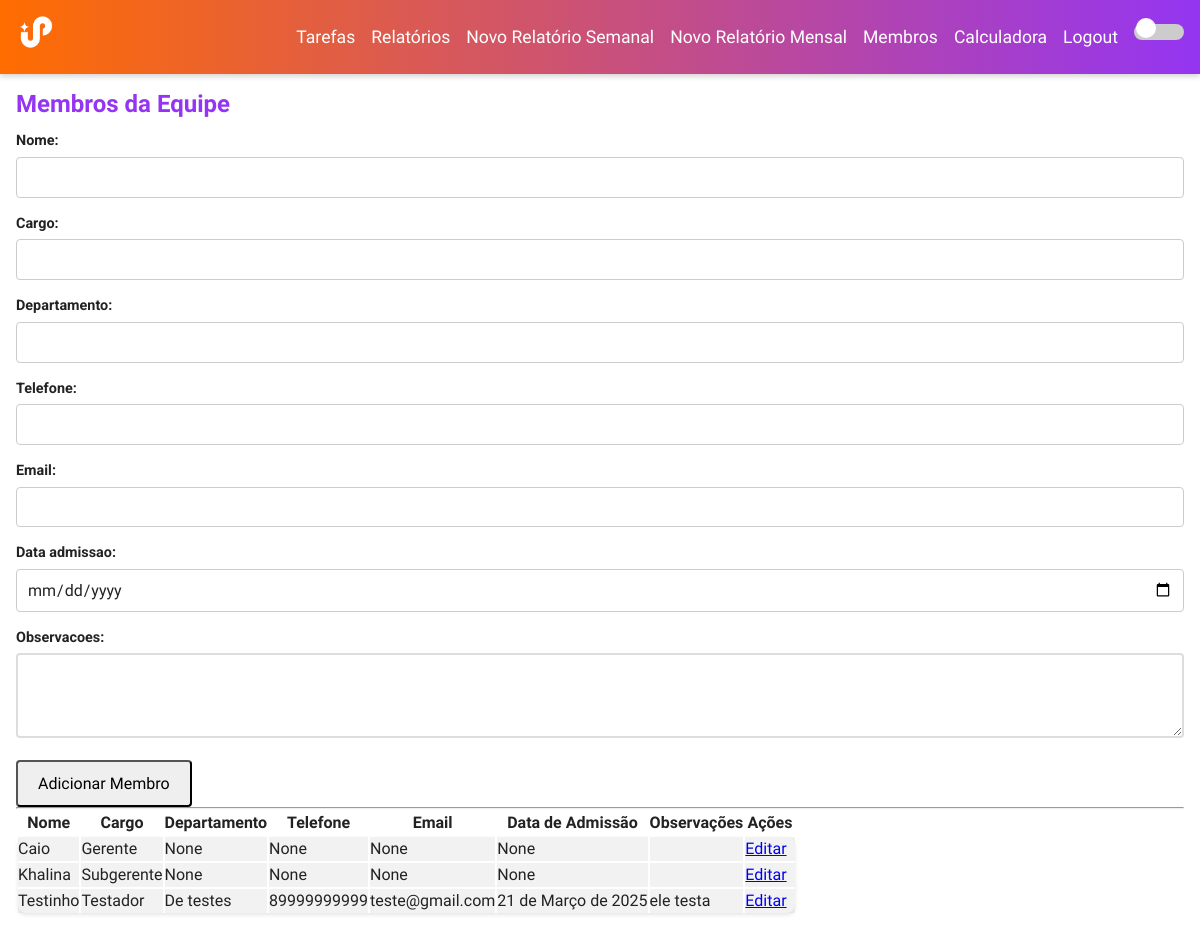
The page /team/membros/ (signed in) on the database as committed earlier.
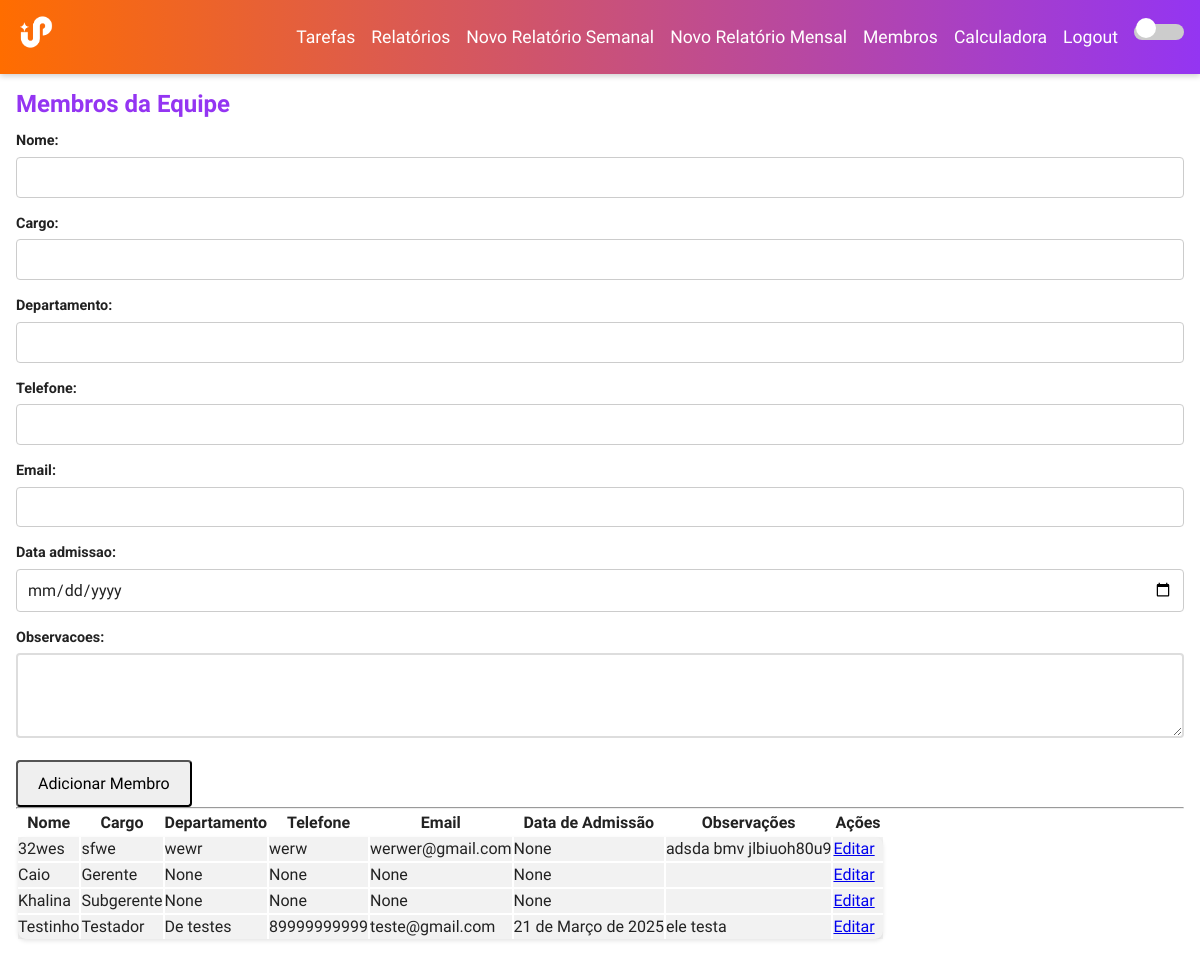
The same page on the database as committed later.
### team/models.py (models this page shows, shortened)
class TeamMember(models.Model):
    nome = models.CharField(max_length=100)
    cargo = models.CharField(max_length=100, blank=True, null=True)
    departamento = models.CharField(max_length=100, blank=True, null=True)
    telefone = models.CharField(max_length=20, blank=True, null=True)
    email = models.EmailField(blank=True, null=True)
    data_admissao = models.DateField(blank=True, null=True)
    observacoes = models.TextField(blank=True, null=True)

### team/views.py (the view)
# urls.py: path('membros/', views.membros_view, name='membros'),
@login_required(login_url='/users/login/')
def membros_view(request):
    if request.method == 'POST':
        form = TeamMemberForm(request.POST)
        if form.is_valid():
            form.save()
            return redirect('team:membros')
    else:
        form = TeamMemberForm()
    membros = TeamMember.objects.all().order_by('nome')
    return render(request, 'team/membros.html', {'form': form, 'membros': membros})

### team/forms.py
class TeamMemberForm(forms.ModelForm):
    class Meta:
        model = TeamMember
        fields = [
            'nome',
            'cargo',
            'departamento',
            'telefone',
            'email',
            'data_admissao',
            'observacoes',
        ]
        widgets = {
            'data_admissao': forms.DateInput(attrs={'type': 'date'}),
            'observacoes': forms.Textarea(attrs={'rows': 3}),
        }

### team/templates/team/membros.html (shortened to what this page needs)
{% extends "base.html" %}
{% block content %}
  <h2>Membros da Equipe</h2>
  <form method="post">
    <div class="form-group">
      {{ form.nome.label_tag }}
      {{ form.nome }}
    </div>
    <div class="form-group">
      {{ form.cargo.label_tag }}
      {{ form.cargo }}
    </div>
    <div class="form-group">
      {{ form.departamento.label_tag }}
      {{ form.departamento }}
    </div>
    <div class="form-group">
      {{ form.telefone.label_tag }}
      {{ form.telefone }}
    </div>
    <div class="form-group">
      {{ form.email.label_tag }}
      {{ form.email }}
    </div>
    <div class="form-group">
      {{ form.data_admissao.label_tag }}
      {{ form.data_admissao }}
    </div>
    <div class="form-group">
      {{ form.observacoes.label_tag }}
      {{ form.observacoes }}
    </div>
    <button type="submit">Adicionar Membro</button>
  </form>
  <hr>
  {% if membros %}
    <table>
      <thead>
        <tr>
          <th>Nome</th>
          <th>Cargo</th>
          <th>Departamento</th>
          <th>Telefone</th>
          <th>Email</th>
          <th>Data de Admissão</th>
          <th>Observações</th>
          <th>Ações</th>
        </tr>
      </thead>
      <tbody class="report-card">
        {% for membro in membros %}
          <tr>
            <td data-label="Nome">{{ membro.nome }}</td>
            <td data-label="Cargo">{{ membro.cargo }}</td>
            <td data-label="Departamento">{{ membro.departamento }}</td>
            <td data-label="Telefone">{{ membro.telefone }}</td>
            <td data-label="Email">{{ membro.email }}</td>
            <td data-label="Data de Admissão">{{ membro.data_admissao }}</td>
            <td data-label="Observações">{{ membro.observacoes }}</td>
            <td data-label="Ações">
              <a href="{% url 'team:editar_membro' membro.id %}">Editar</a>
            </td>
          </tr>
        {% endfor %}
      </tbody>
    </table>
  {% else %}
    <p>Nenhum membro cadastrado.</p>
  {% endif %}
{% endblock %}

Rows that differ between the two databases and show on the page:
added TeamMember: nome "32wes", cargo "sfwe", departamento "wewr", telefone "werw", email "werwer@gmail.com", data_admissao "None", observacoes "adsda bmv jlbiuoh80u9"
